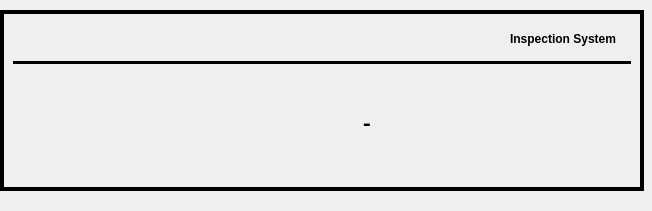
<?xml version="1.0" encoding="UTF-8"?>
<ui version="4.0">
 <class>dlgInfoProcess</class>
 <widget class="QDialog" name="dlgInfoProcess">
  <property name="windowModality">
   <enum>Qt::ApplicationModal</enum>
  </property>
  <property name="geometry">
   <rect>
    <x>0</x>
    <y>0</y>
    <width>652</width>
    <height>211</height>
   </rect>
  </property>
  <property name="windowTitle">
   <string>Dialog</string>
  </property>
  <widget class="QFrame" name="frame">
   <property name="geometry">
    <rect>
     <x>0</x>
     <y>10</y>
     <width>644</width>
     <height>181</height>
    </rect>
   </property>
   <property name="frameShape">
    <enum>QFrame::Box</enum>
   </property>
   <property name="frameShadow">
    <enum>QFrame::Plain</enum>
   </property>
   <property name="lineWidth">
    <number>4</number>
   </property>
   <layout class="QVBoxLayout" name="verticalLayout_3">
    <item>
     <layout class="QHBoxLayout" name="horizontalLayout">
      <property name="leftMargin">
       <number>15</number>
      </property>
      <property name="rightMargin">
       <number>15</number>
      </property>
      <item>
       <widget class="QLabel" name="lbl_logo">
        <property name="minimumSize">
         <size>
          <width>122</width>
          <height>32</height>
         </size>
        </property>
        <property name="maximumSize">
         <size>
          <width>122</width>
          <height>32</height>
         </size>
        </property>
        <property name="text">
         <string/>
        </property>
        <property name="pixmap">
         <pixmap resource="../res/images.qrc">:/images/logo.png</pixmap>
        </property>
        <property name="scaledContents">
         <bool>true</bool>
        </property>
       </widget>
      </item>
      <item>
       <widget class="QLabel" name="lbl_logo2">
        <property name="minimumSize">
         <size>
          <width>0</width>
          <height>32</height>
         </size>
        </property>
        <property name="font">
         <font>
          <weight>75</weight>
          <bold>true</bold>
         </font>
        </property>
        <property name="text">
         <string> Inspection System</string>
        </property>
        <property name="alignment">
         <set>Qt::AlignRight|Qt::AlignTrailing|Qt::AlignVCenter</set>
        </property>
       </widget>
      </item>
     </layout>
    </item>
    <item>
     <widget class="Line" name="line">
      <property name="frameShadow">
       <enum>QFrame::Plain</enum>
      </property>
      <property name="lineWidth">
       <number>3</number>
      </property>
      <property name="orientation">
       <enum>Qt::Horizontal</enum>
      </property>
     </widget>
    </item>
    <item>
     <layout class="QHBoxLayout" name="horizontalLayout_3" stretch="0,0,1">
      <item>
       <spacer name="horizontalSpacer_3">
        <property name="orientation">
         <enum>Qt::Horizontal</enum>
        </property>
        <property name="sizeType">
         <enum>QSizePolicy::Fixed</enum>
        </property>
        <property name="sizeHint" stdset="0">
         <size>
          <width>20</width>
          <height>20</height>
         </size>
        </property>
       </spacer>
      </item>
      <item>
       <layout class="QVBoxLayout" name="verticalLayout_2">
        <item>
         <spacer name="verticalSpacer">
          <property name="orientation">
           <enum>Qt::Vertical</enum>
          </property>
          <property name="sizeHint" stdset="0">
           <size>
            <width>20</width>
            <height>13</height>
           </size>
          </property>
         </spacer>
        </item>
        <item>
         <widget class="QLabel" name="lbl_icon">
          <property name="minimumSize">
           <size>
            <width>64</width>
            <height>64</height>
           </size>
          </property>
          <property name="maximumSize">
           <size>
            <width>64</width>
            <height>64</height>
           </size>
          </property>
          <property name="text">
           <string/>
          </property>
          <property name="pixmap">
           <pixmap>:/icons/msg_info.png</pixmap>
          </property>
          <property name="scaledContents">
           <bool>true</bool>
          </property>
         </widget>
        </item>
        <item>
         <spacer name="verticalSpacer_2">
          <property name="orientation">
           <enum>Qt::Vertical</enum>
          </property>
          <property name="sizeHint" stdset="0">
           <size>
            <width>20</width>
            <height>13</height>
           </size>
          </property>
         </spacer>
        </item>
       </layout>
      </item>
      <item>
       <widget class="QLabel" name="lbl_message">
        <property name="font">
         <font>
          <family>Monospace</family>
          <pointsize>16</pointsize>
          <weight>75</weight>
          <bold>true</bold>
         </font>
        </property>
        <property name="text">
         <string>-</string>
        </property>
        <property name="alignment">
         <set>Qt::AlignCenter</set>
        </property>
        <property name="wordWrap">
         <bool>true</bool>
        </property>
        <property name="margin">
         <number>8</number>
        </property>
       </widget>
      </item>
     </layout>
    </item>
   </layout>
  </widget>
 </widget>
 <resources>
  <include location="../res/images.qrc"/>
 </resources>
 <connections/>
</ui>
